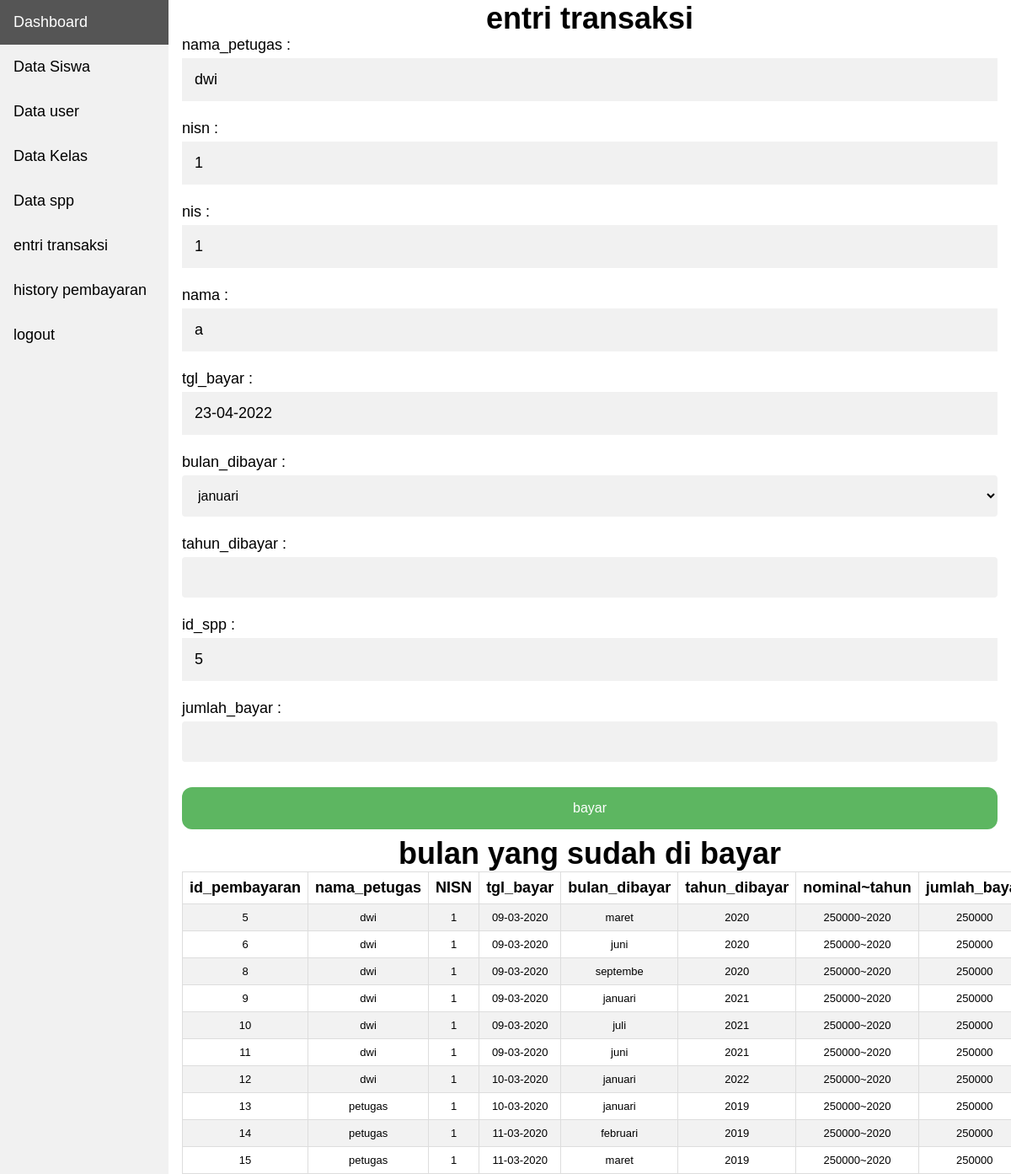
The page /admin/entri_transaksi2.php?nisn=1 (signed in) on the database its author committed.
### tables this page shows
CREATE TABLE IF NOT EXISTS `siswa` (
  `nisn` char(10) NOT NULL,
  `nis` char(8) NOT NULL,
  `nama` varchar(35) NOT NULL,
  `id_kelas` int(11) DEFAULT NULL,
  `alamat` text NOT NULL,
  `no_telp` varchar(13) NOT NULL,
  `id_spp` int(11) DEFAULT NULL,
  PRIMARY KEY (`nisn`),
  UNIQUE KEY `nis` (`nis`),
  KEY `id_kelas` (`id_kelas`,`id_spp`),
  KEY `id_spp` (`id_spp`)
);

CREATE TABLE IF NOT EXISTS `pembayaran` (
  `id_pembayaran` int(11) NOT NULL AUTO_INCREMENT,
  `id_petugas` int(11) DEFAULT NULL,
  `nisn` varchar(10) NOT NULL,
  `tgl_bayar` date NOT NULL,
  `bulan_dibayar` varchar(8) NOT NULL,
  `tahun_dibayar` varchar(4) NOT NULL,
  `id_spp` int(11) DEFAULT NULL,
  `jumlah_bayar` int(11) NOT NULL,
  PRIMARY KEY (`id_pembayaran`),
  KEY `id_petugas` (`id_petugas`,`nisn`,`id_spp`),
  KEY `nisn` (`nisn`),
  KEY `id_spp` (`id_spp`)
);

CREATE TABLE IF NOT EXISTS `petugas` (
  `id_petugas` int(11) NOT NULL AUTO_INCREMENT,
  `username` varchar(25) NOT NULL,
  `password` varchar(32) NOT NULL,
  `nama_petugas` varchar(35) NOT NULL,
  `level` enum('admin','petugas') NOT NULL,
  PRIMARY KEY (`id_petugas`),
  UNIQUE KEY `username` (`username`)
);

CREATE TABLE IF NOT EXISTS `spp` (
  `id_spp` int(11) NOT NULL AUTO_INCREMENT,
  `tahun` int(11) NOT NULL,
  `nominal` int(11) NOT NULL,
  PRIMARY KEY (`id_spp`)
);

### functions/functions.php (called while the page is built, shortened)
<?php
$conn = mysqli_connect("localhost", "root", "", "db_spp");
function query($query) {
	global $conn;
	$result = mysqli_query($conn, $query);
	$rows = array();
	while ( $row = mysqli_fetch_assoc($result) ) {
		$rows[] = $row;
	}
	return $rows;
}
 ?>

### admin/entri_transaksi2.php (the view, shortened to what this page needs)
<?php require '../functions/functions.php'; ?>
<?php
$nisn = $_GET["nisn"];
$siswa = query("SELECT * FROM siswa WHERE nisn = '$nisn'");
?>
<?php include 'header_admin.php'; ?>
<!DOCTYPE html>
<html>
<head>
	<link rel="stylesheet" type="text/css" href="css/style.css">
</head>
<body>
<div class="content">
	<h1>entri transaksi</h1>
<form action="" method="post">
			<label for="nama_petugas" >nama_petugas :</label>
			<label id="nama_petugas" class="label"><?= $_SESSION['ininama']['nama_petugas']; ?></label>
			<label for="nisn">nisn :</label>
			<label id="nisn" class="label"><?= $nisn; ?></label>
			<label for="nis">nis :</label>
			<label id="nis" class="label"><?= $siswa[0]["nis"]; ?></label>
			<label for="nama">nama :</label>
			<label id="nama" class="label"><?= $siswa[0]["nama"]; ?></label>
			<label for="tgl_bayar">tgl_bayar :</label>
			<label class="label"><?= date("d-m-Y"); ?></label>
			<label for="bulan_dibayar">bulan_dibayar :</label>
			<?php $bulan = array('januari','februari','maret','april','mei','juni','juli','agustus','september','oktober','november','desember' );  ?>
			<select name="bulan_dibayar">
				<?php for($x=0;$x<count($bulan);$x++):?>
				<option value="<?= $bulan[$x];?>"><?= $bulan[$x]; ?></option>
				<?php endfor; ?>
			</select>
			<label for="tahun_dibayar">tahun_dibayar :</label>
			<input type="number" name="tahun_dibayar" minlength="4" maxlength="4">
			<label for="id_spp">id_spp :</label>
			<label class="label"><?= $siswa[0]["id_spp"]; ?></label>
			<label for="jumlah_bayar">jumlah_bayar :</label>
			<input type="text" name="jumlah_bayar" id="jumlah_bayar">
			<button class="registerbtn" type="submit" name="submit">bayar</button>
      </form>
      <h1>bulan yang sudah di bayar</h1>
<table border="1" cellpadding="10" cellspacing="0" style="background-color: white;">
    <tr>
      <th>id_pembayaran</th>
      <th>nama_petugas</th>
      <th>NISN</th>
      <th>tgl_bayar</th>
      <th>bulan_dibayar</th>
      <th>tahun_dibayar</th>
      <th>nominal~tahun</th>
      <th>jumlah_bayar</th>
    </tr>
    <?php
    $spw = $siswa[0]["nisn"];
    $sppsiswa = query("SELECT * FROM `pembayaran` WHERE `nisn` = '$spw'"); ?>
    <?php foreach ($sppsiswa as $row) : ?>
      <?php
      $pet = $row["id_petugas"];
      $sp = $row["id_spp"];
      $pet = query("SELECT * FROM petugas WHERE id_petugas = '$pet'");
      $sp = query("SELECT * FROM spp WHERE id_spp = '$sp'");
      ?>
    <tr>
      <td><?= $row["id_pembayaran"]; ?></td>
      <td><?= $pet[0]["nama_petugas"]; ?></td>
      <td><?= $row["nisn"]; ?></td>
      <td><?= date("d-m-Y", strtotime($row["tgl_bayar"])); ?></td>
      <td><?= $row["bulan_dibayar"]; ?></td>
      <td><?= $row["tahun_dibayar"]; ?></td>
      <td><?= $sp[0]["nominal"];?>~<?= $sp[0]["tahun"]; ?></td>
      <td><?= $row["jumlah_bayar"]; ?></td>
    </tr>
  <?php endforeach; ?>
  </table>
</div>
</body>
</html>

### admin/css/style.css (style rules this page uses)
* { padding:0; margin:0; }
body { font-family:Verdana, Geneva, sans-serif; font-size:18px; background-color:#FFF }
td { font-size: 13px; margin: 10px; }
input[type=text] { width: 130px; box-sizing: border-box; border: 2px solid #ccc; border-radius: 4px; font-size: 16px; background-color: white; background-image: url('searchicon.png'); background-position: 10px 10px; background-repeat: no-repeat; padding: 12px 20px 12px 40px; transition: width 0.4s ease-in-out; float: left; }
input[type=number] { width: 130px; box-sizing: border-box; border: 2px solid #ccc; border-radius: 4px; font-size: 16px; background-color: white; background-image: url('searchicon.png'); background-position: 10px 10px; background-repeat: no-repeat; padding: 12px 20px 12px 40px; transition: width 0.4s ease-in-out; }
select { width: 130px; box-sizing: border-box; border: 2px solid #ccc; border-radius: 4px; font-size: 16px; background-color: white; background-image: url('searchicon.png'); background-position: 10px 10px; background-repeat: no-repeat; padding: 12px 20px 12px 40px; transition: width 0.4s ease-in-out; }
table { border-collapse: collapse; border-spacing: 0; width: 100%; border: 1px solid #ddd; float: left; }
th, td { text-align: center; padding: 8px; }
tr:nth-child(even) { background-color: #f2f2f2 }
h1 { text-align: center; }
button { background-color: #4CAF50; border: none; color: white; padding: 16px 32px; text-align: center; text-decoration: none; display: inline-block; font-size: 16px; border-radius: 12px; margin: 4px 2px; cursor: pointer; }

### admin/header_admin.php (style rules this page uses)
body { margin: 0; font-family: "Lato", sans-serif; }
div.content { margin-left: 200px; padding: 1px 16px; height: 655px; }

### admin/entri_transaksi2.php (style rules this page uses)
* { box-sizing: border-box; }
input[type=text], input[type=password], input[type=number], select, .label { width: 100%; padding: 15px; margin: 5px 0 22px 0; display: inline-block; border: none; background: #f1f1f1; }
.registerbtn { background-color: #4CAF50; color: white; padding: 16px 20px; margin: 8px 0; border: none; cursor: pointer; width: 100%; opacity: 0.9; }

### rows shown on the page
siswa: nis "1", nama "a", id_spp "5"
pembayaran: id_pembayaran "5", id_petugas.nama_petugas "dwi", nisn "1", tgl_bayar "09-03-2020", bulan_dibayar "maret", tahun_dibayar "2020", spp.nominal "250000", spp.tahun "2020", jumlah_bayar "250000"
pembayaran: id_pembayaran "6", id_petugas.nama_petugas "dwi", nisn "1", tgl_bayar "09-03-2020", bulan_dibayar "juni", tahun_dibayar "2020", spp.nominal "250000", spp.tahun "2020", jumlah_bayar "250000"
pembayaran: id_pembayaran "8", id_petugas.nama_petugas "dwi", nisn "1", tgl_bayar "09-03-2020", bulan_dibayar "septembe", tahun_dibayar "2020", spp.nominal "250000", spp.tahun "2020", jumlah_bayar "250000"
pembayaran: id_pembayaran "9", id_petugas.nama_petugas "dwi", nisn "1", tgl_bayar "09-03-2020", bulan_dibayar "januari", tahun_dibayar "2021", spp.nominal "250000", spp.tahun "2020", jumlah_bayar "250000"
pembayaran: id_pembayaran "10", id_petugas.nama_petugas "dwi", nisn "1", tgl_bayar "09-03-2020", bulan_dibayar "juli", tahun_dibayar "2021", spp.nominal "250000", spp.tahun "2020", jumlah_bayar "250000"
pembayaran: id_pembayaran "11", id_petugas.nama_petugas "dwi", nisn "1", tgl_bayar "09-03-2020", bulan_dibayar "juni", tahun_dibayar "2021", spp.nominal "250000", spp.tahun "2020", jumlah_bayar "250000"
pembayaran: id_pembayaran "12", id_petugas.nama_petugas "dwi", nisn "1", tgl_bayar "10-03-2020", bulan_dibayar "januari", tahun_dibayar "2022", spp.nominal "250000", spp.tahun "2020", jumlah_bayar "250000"
pembayaran: id_pembayaran "13", id_petugas.nama_petugas "petugas", nisn "1", tgl_bayar "10-03-2020", bulan_dibayar "januari", tahun_dibayar "2019", spp.nominal "250000", spp.tahun "2020", jumlah_bayar "250000"
pembayaran: id_pembayaran "14", id_petugas.nama_petugas "petugas", nisn "1", tgl_bayar "11-03-2020", bulan_dibayar "februari", tahun_dibayar "2019", spp.nominal "250000", spp.tahun "2020", jumlah_bayar "250000"
pembayaran: id_pembayaran "15", id_petugas.nama_petugas "petugas", nisn "1", tgl_bayar "11-03-2020", bulan_dibayar "maret", tahun_dibayar "2019", spp.nominal "250000", spp.tahun "2020", jumlah_bayar "250000"

### other values the page prints
$_SESSION['ininama']['nama_petugas'] "dwi"
$nisn "1"
form field bulan_dibayar "januari"
